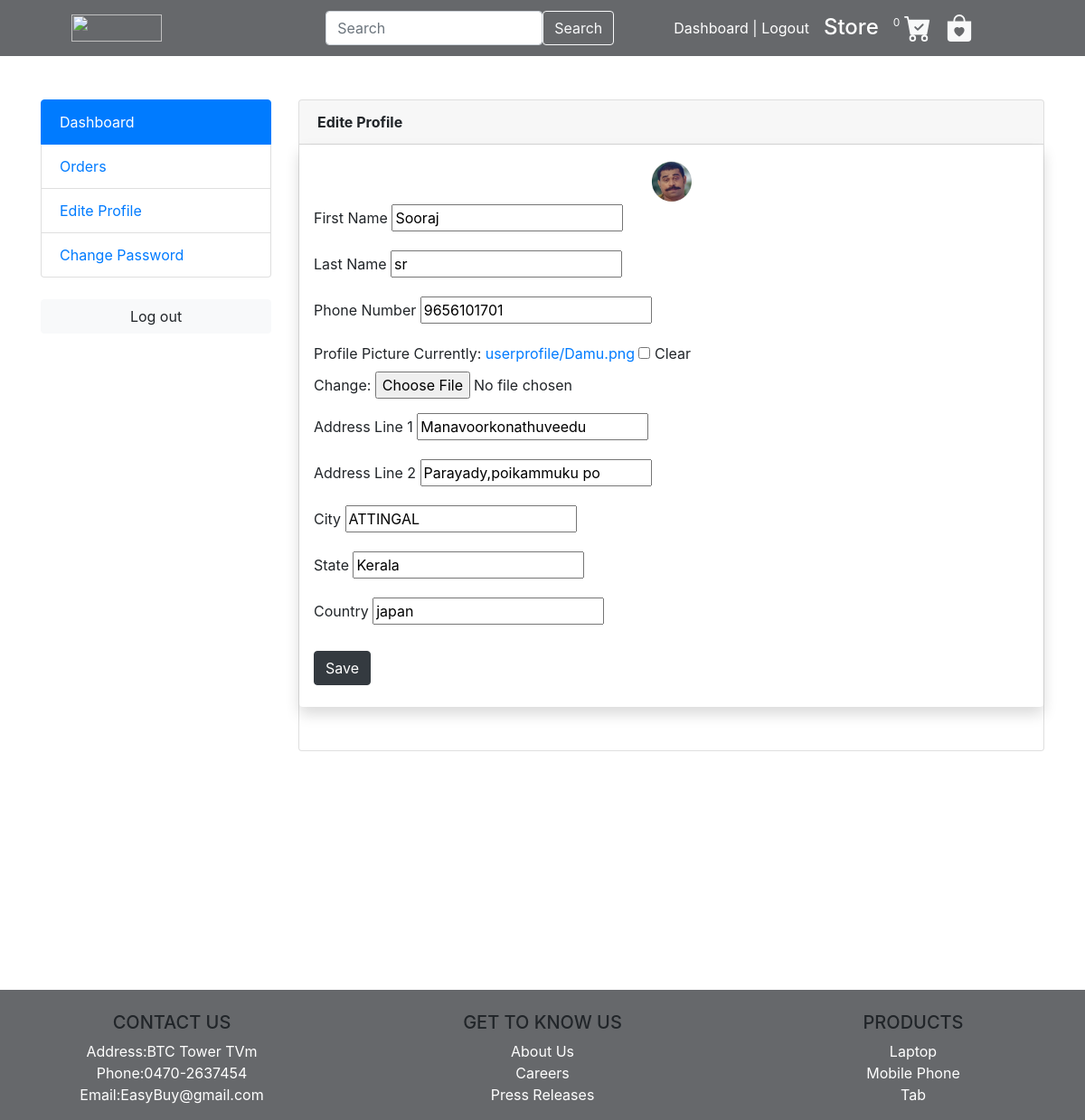
Page /Edite_profile (signed in) on the committed database.
### accounts/models.py (models this page shows, shortened)
class UserProfile(models.Model):
    user=models.OneToOneField(Account,on_delete=models.CASCADE)
    address_line_1=models.CharField(blank=True,max_length=100)
    address_line_2=models.CharField(blank=True,max_length=100)
    profile_picture=models.ImageField(blank=True,upload_to='userprofile')
    city=models.CharField(blank=True,max_length=20)
    state = models.CharField(blank=True, max_length=20)
    country = models.CharField(blank=True, max_length=20)

class Account(AbstractBaseUser):
    first_name = models.CharField(max_length=50)
    last_name = models.CharField(max_length=50)
    username = models.CharField(max_length=50, unique=True)
    email = models.EmailField(max_length=100, unique=True)
    phone_number = models.CharField(max_length=100, default=' ')
    date_joined = models.DateField(auto_now_add=True)
    last_login = models.DateField(auto_now=True)
    is_admin = models.BooleanField(default=False)
    is_staff = models.BooleanField(default=False)
    is_active = models.BooleanField(default=False)
    is_superadmin = models.BooleanField(default=False)
    USERNAME_FIELD = 'email'
    REQUIRED_FIELDS = ['username', 'first_name', 'last_name']
    objects = MyAccountManager()

### user_app/views.py (the view)
# urls.py: path('Edite_profile', views.Edite_Profile, name='Edite_profile'),
def Edite_Profile(request):
    userprofile = get_object_or_404(UserProfile, user=request.user)
    if request.method == "POST":
        user_form = UserForm(request.POST, instance=request.user)
        profile_form = UserProfileForm(request.POST, request.FILES, instance=userprofile)
        if user_form.is_valid() and profile_form.is_valid():
            user_form.save()
            profile_form.save()
    else:
        user_form = UserForm(instance=request.user)
        profile_form = UserProfileForm(instance=userprofile)
    context = {
        'user_form': user_form,
        'profile_form': profile_form,
        'userprofile': userprofile
    }
    return render(request, 'user/Edite_Profile.html', context)

### accounts/form.py (shortened to what this page needs)
class UserForm(forms.ModelForm):
    class Meta:
        model = Account
        fields = ('first_name', 'last_name', 'phone_number',)

class UserProfileForm(forms.ModelForm):
    class Meta:
        model = UserProfile
        fields = ('address_line_1', 'address_line_2', 'city', 'state', 'country', 'profile_picture')

### cart/context_processors.py (called while the page is built)
def counder(request):
    cart_count = 0
    if 'admin' in request.path:
        return {}
    else:
        try:
            cart = Cart.objects.filter(cart_id=_cart_id(request))
            if request.user.is_authenticated:
                cart_items=Cartitem.objects.all().filter(user=request.user)
            else:
                cart_items = Cartitem.objects.all().filter(cart=cart[:1])
            for cart_item in cart_items:
                cart_count += cart_item.quantity
        except Cart.DoesNotExist:
            cart_count = 0
    return dict(cart_count=cart_count)

### cart/views.py (called while the page is built)
def _cart_id(request):
    cart = request.session.session_key
    if not cart:
        cart = request.session.create()
    return cart

### category/context_processors.py (called while the page is built)
def menu_links(request):
    links=category.objects.all()
    return  dict(links=links)

### templates/user/Edite_Profile.html (shortened to what this page needs)
{%extends "base/basecode.html" %}
{% load static %}
{%block content%}
<section class="section-conten padding-y bg mt-5">
    <div class="container">
        <div class="row">
            {%include 'base/dashbordsidebar.html'%}
            <main class="col-md-9">
                <article class="card">
                    <header class="card-header">
                        <strong class="d-inline-block mr-3">Edite Profile</strong>
                    </header>
                    <div class="card-body  shadow p-3 mb-5 bg-white rounded">
                         <div class="text-center">
                            <img src="{{userprofile.profile_picture.url}}" alt="Profile Picture" width="100" style="border-radius:50px">
                        </div>
                        <div class="row ">
                            <div class="col-md-12 ">
                                <form action="{%url 'Edite_profile'%}" method="POST" enctype="multipart/form-data">
                                    <div class="form-row">
                                        <div class="form-group col-md-12">
                                            <label>First Name</label>
                                            {{user_form.first_name}}
                                        </div>
                                        <div class="form-group col-md-12">
                                            <label>Last Name</label>
                                            {{user_form.last_name}}
                                        </div>
                                    </div>
                                    <div class="form-row">
                                        <div class="form-group col-md-12">
                                            <label>Phone Number</label>
                                            {{user_form.phone_number}}
                                        </div>
                                        <div class="form-group col-md-12">
                                            <label>Profile Picture</label>
                                            {{profile_form.profile_picture}}
                                        </div>
                                    </div>
                                    <div class="form-row">
                                        <div class="form-group col-md-12">
                                            <label>Address Line 1</label>
                                            {{profile_form.address_line_1}}
                                        </div>
                                        <div class="form-group col-md-12">
                                            <label>Address Line 2</label>
                                            {{profile_form.address_line_2}}
                                        </div>
                                    </div>
                                    <div class="form-row">
                                        <div class="form-group col-md-12">
                                            <label>City</label>
                                            {{profile_form.city}}
                                        </div>
                                        <div class="form-group col-md-12">
                                            <label>State</label>
                                            {{profile_form.state}}
                                        </div>
                                        <div class="form-group col-md-12">
                                            <label>Country</label>
                                            {{profile_form.country}}
                                        </div>
                                    </div>
                                    <input type="submit" value="Save" class="btn btn-dark my-2">
                                </form>
                            </div>
                        </div>
                    </div>
                </article>
            </main>
        </div>
    </div>
</section>
{%endblock%}

### rows in the picture
UserProfile: profile_picture (picture), address_line_1 "Manavoorkonathuveedu", address_line_2 "Parayady,poikammuku po", city "ATTINGAL", state "Kerala", country "japan"
Account: first_name "Sooraj", last_name "sr", phone_number "9656101701"

### other values in the picture
{{ cart_count }} "0"
